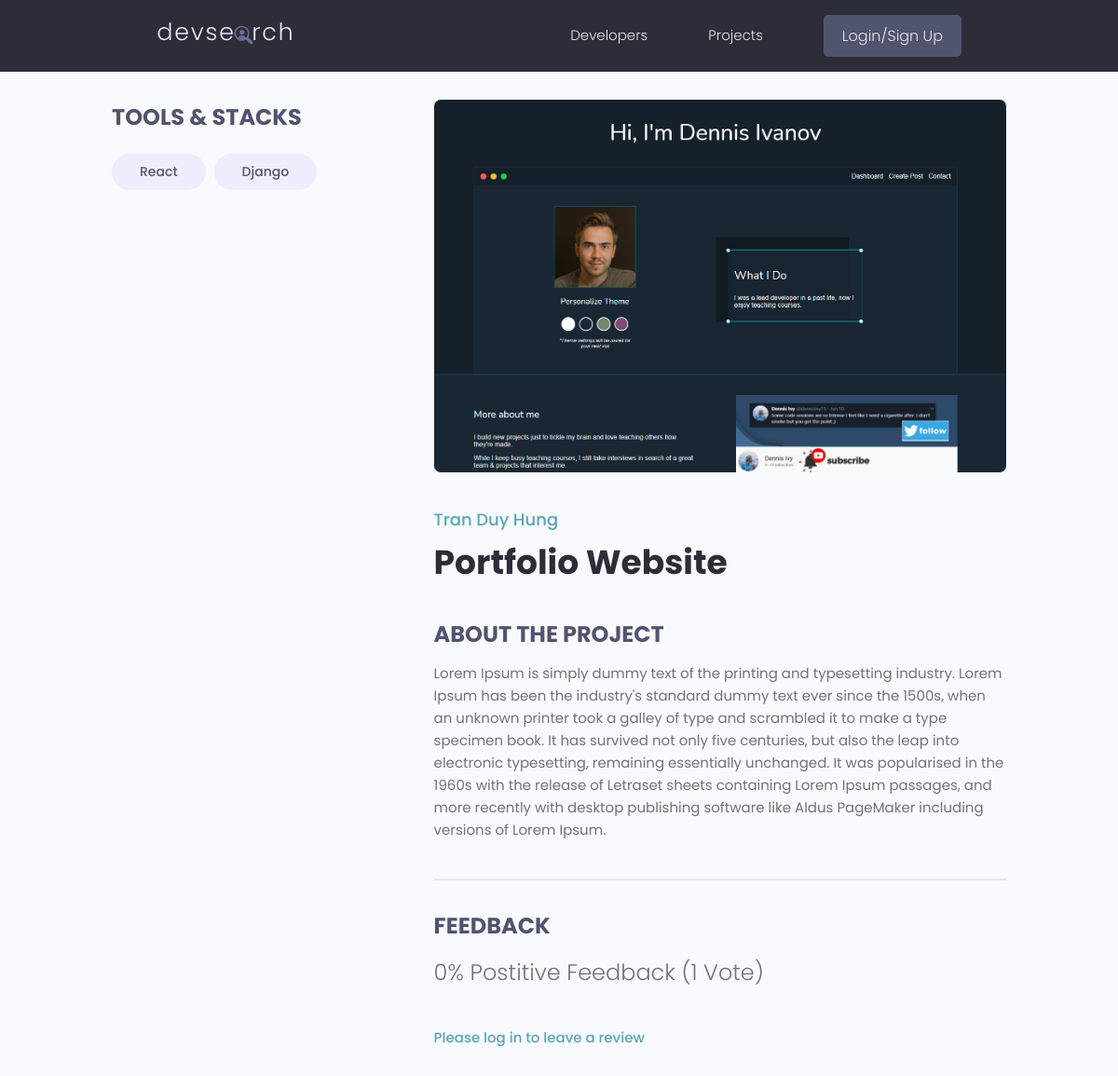
The app's page /projects/project/bdd094a3-75f3-45e5-8d57-02f01a9a1f72/ with its own data.
### projects/models.py (models this page shows, shortened)
class Tag(models.Model):
    name = models.CharField(max_length=200)
    created = models.DateTimeField(auto_now_add=True)
    id = models.UUIDField(default=uuid.uuid4, unique=True, primary_key=True, editable=False)
    def __str__(self):
        return self.name

class Project(models.Model):
    owner = models.ForeignKey(Profile, null=True, blank=True, on_delete=models.CASCADE)
    title = models.CharField(max_length=200)
    description = models.TextField(null=True, blank=True)
    featured_image = models.ImageField(null=True, blank=True, default="default.jpg")
    demo_link = models.CharField(max_length=200, null=True, blank=True)
    source_link = models.CharField(max_length=2000, null=True, blank=True)
    tags = models.ManyToManyField(Tag, blank=True)
    vote_total = models.IntegerField(default=0, null=True, blank=True)
    vote_ratio = models.IntegerField(default=0, null=True, blank=True)
    created = models.DateTimeField(auto_now_add=True)
    id = models.UUIDField(default=uuid.uuid4, unique=True, primary_key=True, editable=False)
    class Meta:
        ordering = ['-vote_ratio', '-vote_total', 'title']
    @property
    def imageURL(self):
        try:
            url = self.featured_image.url
        except:
            url = ""
        return url
    @property
    def reviewers(self):
        queryset = self.review_set.all().values_list('owner__id', flat=True)
        return queryset

### users/models.py (models this page shows, shortened)
class Profile(models.Model):
    user = models.OneToOneField(User, on_delete=models.CASCADE, null=True, blank=True)
    name = models.CharField(max_length=200, blank=True, null=True)
    email = models.EmailField(max_length=500, blank=True, null=True)
    username = models.CharField(max_length=200, blank=True, null=True)
    location = models.CharField(max_length=200, blank=True, null=True)
    short_intro = models.CharField(max_length=200, blank=True, null=True)
    bio = models.TextField(blank=True, null=True)
    profile_image = models.ImageField(null=True, blank=True, upload_to="profiles/", default="profiles/user-default.png")
    social_github = models.CharField(max_length=200, blank=True, null=True)
    social_twitter = models.CharField(max_length=200, blank=True, null=True)
    social_linkedin = models.CharField(max_length=200, blank=True, null=True)
    social_youtube = models.CharField(max_length=200, blank=True, null=True)
    social_website = models.CharField(max_length=200, blank=True, null=True)
    created = models.DateTimeField(auto_now_add=True)
    id = models.UUIDField(default=uuid.uuid4, unique=True, primary_key=True, editable=False)
    class Meta:
        ordering = ['created']

### projects/views.py (the view, shortened to what this page needs)
# urls.py: path("project/<str:pk>/", views.project, name="project"),
def project(request, pk):
    projectObj = Project.objects.get(id=pk)
    form = ReviewForm()
    return render(request, "projects/single-project.html", {"project": projectObj, "form": form})

### projects/templates/projects/single-project.html (shortened to what this page needs)
{% extends "main.html" %}
{% block content%}
<main class="singleProject my-md">
    <div class="container">
        <div class="layout">
            <div class="column column--1of3">
                <h3 class="singleProject__subtitle">Tools & Stacks</h3>
                <div class="singleProject__toolStack">
                    {% for tag in project.tags.all %}
                    <span class="tag tag--pill tag--sub tag--lg"><small>{{tag}}</small></span>
                    {% endfor %}
                </div>
            </div>
            <div class="column column--2of3">
                <img class="singleProject__preview" src="{{project.imageURL}}" alt="portfolio thumbnail"/>
                <a href="{% url 'user-profile' project.owner.id %}" class="singleProject__developer">{{project.owner.name}}</a>
                <h2 class="singleProject__title">{{project.title}}</h2>
                <h3 class="singleProject__subtitle">About the Project</h3>
                <div class="singleProject__info">
                    {{project.description}}
                </div>
                <div class="comments">
                    <h3 class="singleProject__subtitle">Feedback</h3>
                    <h5 class="project--rating">
                        {{project.vote_ratio}}% Postitive Feedback ({{project.vote_total}}
                        Vote{{project.vote_total|pluralize:"s"}})
                    </h5>
                    {% if request.user.profile.id in project.reviewers %}
                    <p>You have already submitted your review for this project</p>
                    {% elif request.user.profile == project.owner %}
                    <p>You can not review your own work</p>
                    {% else %}
                    <a href="{% url 'login' %}?next={{request.path}}">Please log in to leave a review</a>
                    {% endif %}
                </div>
            </div>
        </div>
    </div>
</main>
{% endblock %}

### static/styles/app.css (style rules this page uses)
:root { --color-sub: #2d2d39; }
img { width: 100%; }
.singleProject .column--1of3 { order: 2; }
@media screen and (min-width: 1081px) { .singleProject .column--1of3 { order: 1; } }
@media screen and (min-width: 1081px) { .singleProject .column--2of3 { order: 2; } }
.singleProject__toolStack { margin-top: 2rem; margin-bottom: 4rem; }
.singleProject__preview { height: 50vh; object-fit: cover; object-position: top center; margin-bottom: 3rem; border-radius: 0.7rem; }
.singleProject__developer { font-size: 1.8rem; font-weight: 500; }
.singleProject__title { font-size: 3.6rem; font-weight: 700; color: var(--color-sub); margin-bottom: 3rem; }
.project--rating { margin-bottom: 1.6em; margin-top: 0.5em; }
.singleProject__subtitle { text-transform: uppercase; font-size: 2.4rem; font-weight: 700; color: var(--color-sub-light); margin-bottom: 1rem; }
.comments { margin-top: 4rem; padding-top: 3rem; border-top: 2px solid var(--color-light); }

### static/uikit/styles/modules/_variables.css (style rules this page uses)
:root { --color-main: #5aa5b9; --color-main-light: #e6faff; --color-sub: #3f4156; --color-sub-light: #51546e; --color-sub-lighter: #ededfd; --color-text: #737373; --color-gray: #8b8b8b; --color-light: #e5e7eb; --color-light-gray: #767676; --color-bg: #f8fafd; --color-white: #fffefd; --color-white-light: #f3f3f3; --color-success: #359e64; --color-success-bg: #def8e8; --color-error: #fc4b0b; --color-error-bg: #fff2ee; --font-base: 'Poppins', arial, helvetica, 'Segoe UI', roboto, ubuntu, sans-serif; --font-monospace: 'Fira Code', 'Courier New', courier, monospace; --font-regular: 300; --font-medium: 500; --font-bold: 700; --generic-shadow: 1px 1px 5px #00000010; --generic-transition: all 0.3s ease-in-out; }

### static/uikit/styles/modules/_base.css (style rules this page uses)
* { margin: 0; padding: 0; box-sizing: border-box; text-rendering: optimizeLegibility; color: inherit; font-size: inherit; }
html { font-size: 50%; }
@media only screen and (min-width: 480px) { html { font-size: 56.25%; } }
@media only screen and (min-width: 1200px) { html { font-size: 62.5%; } }
body { line-height: 1.6; font-weight: 400; font-size: 1.5rem; color: var(--color-text); background-color: var(--color-bg); min-height: 100vh; }

### static/uikit/styles/modules/_typography.css (style rules this page uses)
* { font-family: var(--font-base); }
h2 { font-size: 3.6rem; font-weight: var(--font-bold); }
h3 { font-size: 3.2rem; font-weight: var(--font-medium); }
h5 { font-size: 2.4rem; font-weight: var(--font-medium); }
h5, h6 { font-weight: var(--font-regular); }
p, span, strong { font-size: 1.6rem; color: var(--color-text); font-weight: var(--font-regular); }
a { padding-bottom: 2px; text-decoration: none; display: inline-block; color: var(--color-main); font-weight: var(--font-medium); }

### static/uikit/styles/modules/_utilities.css (style rules this page uses)
.container { width: 92%; max-width: 165rem; margin: 0 auto; box-sizing: border-box; }
@media screen and (min-width: 1000px) { .container { width: 90%; } }
@media screen and (min-width: 1200px) { .container { width: 80%; } }
.my-md { margin: 3rem auto; }

### static/uikit/styles/modules/_tag.css (style rules this page uses)
.tag { display: inline-flex; align-items: center; background-color: var(--color-sub); height: -webkit-fit-content; height: -moz-fit-content; height: fit-content; width: -webkit-fit-content; width: -moz-fit-content; width: fit-content; border-radius: 0.5rem; padding: 0.5rem 1.5rem; font-size: 1.2rem; cursor: pointer; }
.tag:not(:last-child) { margin-right: 0.25rem; margin-bottom: 0.75rem; }
.tag > small { color: var(--color-white); }
.tag--pill { border-radius: 5rem; }
.tag--sub, .tag--sub > small { background: var(--color-sub-lighter); color: var(--color-sub-light); font-weight: 500; }
.tag--lg { padding: 0.8rem 3rem; font-size: 1.4rem; }
.tag--lg:not(:last-child) { margin-right: 0.5rem; margin-bottom: 1rem; }

### static/uikit/styles/modules/_layout.css (style rules this page uses)
.layout { display: flex; flex-flow: row wrap; justify-content: space-between; }
.layout > .column { margin-bottom: 3rem; }
.layout > .column.column--1of3 { flex-basis: 30%; }
.layout > .column.column--2of3 { flex-basis: 64%; }

### records on screen
Tag: name "React"
Tag: name "Django"
Project: imageURL (picture), owner.name "Tran Duy Hung", title "Portfolio Website", description "Lorem Ipsum is simply dummy text of the printing and typesetting industry. Lorem Ipsum has been the industry's standard dummy text ever since the 1500s, when an unknown printer took a galley of type and scrambled it to make a type specimen book. It has survived not only five centuries, but also the leap into electronic typesetting, remaining essentially unchanged. It was popularised in the 1960s with the release of Letraset sheets containing Lorem Ipsum passages, and more recently with desktop publishing software like Aldus PageMaker including versions of Lorem Ipsum.", vote_ratio "0", vote_total "1"
